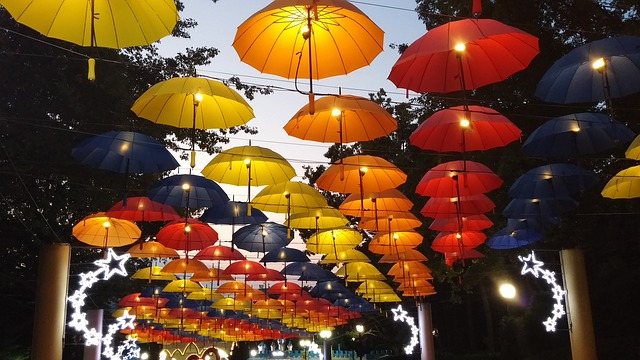
%> input picture Assignment 1/umbrellas.jpg, 640 x 360 px
$ octave exercise1_assignment1.m   (GNU Octave 9; MATLAB toolbox functions it lacks are replaced by stand-ins)
%> lines starting %> are read from the running program, lines starting %| are printed output that depends on the picture; in (x1, y1, x2, y2) boxes, pixels count from 0 and x2, y2 are one past the last pixel; in counts of white or black regions, pixels touching at a corner belong together; the program's own positions count from 1
% Change the current folder to m file one
if(~isdeployed)
	cd(fileparts(which(mfilename)));
end
clc;	% Clear command window.
clear;	% Delete all variables.
close all;	% Close all figure windows except those created by imtool.
imtool close all;	% Close all figure windows created by imtool.
workspace;	% Make sure the workspace panel is showing.

A = imread('umbrellas.jpg'); %Read image and converting to matrix
%> A is the input picture: size 360x640x3 uint8; mean R, G, B 105.2, 72.9, 47.4

figure(1) %Subplot to compare them
subplot(1,3,1); imshow(A); title('IMSHOW'); %Imshow command
subplot(1,3,2); imagesc(A); title('IMAGESC'); %Imagesc command

[h, w, d] = size(A); %Array of dimensions and channels
%> h = 360; w = 640; d = 3
GRAY = rgb2gray(A); %Convert to grayscale
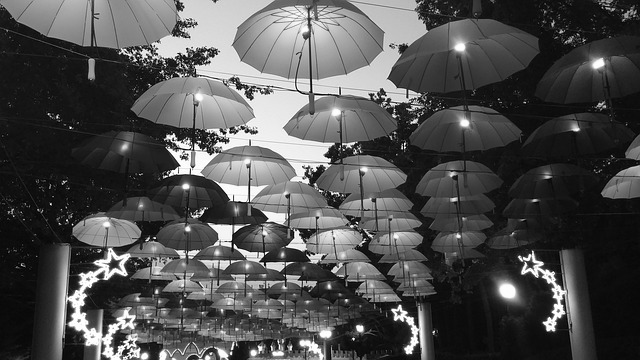
%> GRAY: size 360x640 uint8; min 0, max 255, mean 79.6

subplot(1,3,3);imshow(GRAY); title('GRAY SCALE'); %Show gray scale

figure(2)
subplot(1,3,1), subimage(GRAY,jet); title('JET COLORMAP');%JET COLORMAP
%> after `subimage(GRAY,jet)`:
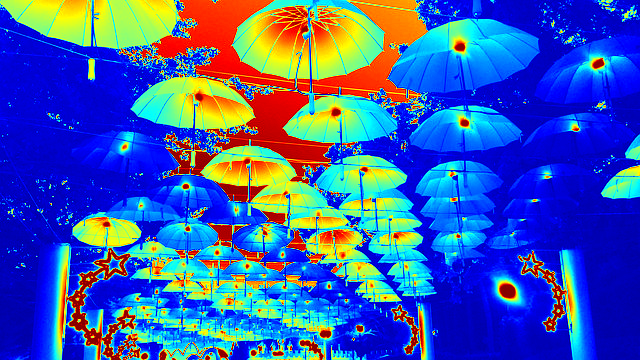
%> displayed picture: size 360x640x3, on the screen's scale of 0 to 255; mean R, G, B 60.2, 90.8, 172.8
subplot(1,3,2), subimage(GRAY,bone); title('BONE COLORMAP');%BONE COLORMAP
subplot(1,3,3), subimage(GRAY,gray); title('GRAY COLORMAP');%GRAY COLORMAP
%> after `title('GRAY COLORMAP')`:
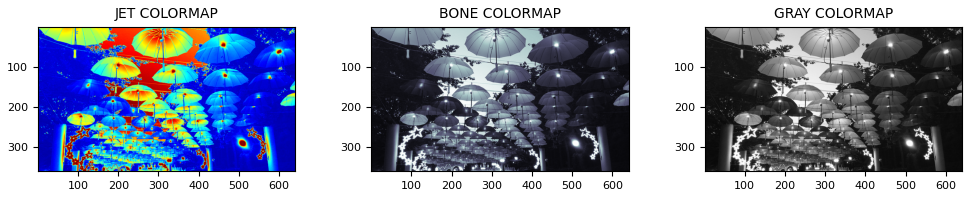
%> figure redrawn from the program's plot data, 3 panels

h1 = (h/2); %Calculate half height
%> h1 = 180
w1 = (w/2); %Calculate half width
%> w1 = 320

%SINCE THE IMAGE IS CONVERTED TO A MATRIX WITH imread THERE IS NO NEED
%TO USE OTHER VARIABLES TO CROP IT, IT IS EASIER TO USE MATRIX PROPERTY
figure(3);
subplot(1,3,1);imshow(A(1:h1,1:w1,:)); title('CROPPED IMAGE');
%> after `imshow(A(1:h1,1:w1,:))`:
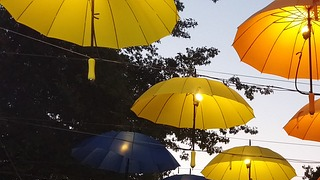
%> displayed picture: size 180x320x3, on the screen's scale of 0 to 255; mean R, G, B 129.9, 109.3, 64

A2 = A; %Saving a copy to change blue channel
A2(1:h1,1:w1,3) = 0; %Changing the blue channel of the cropped part in the original image to 0
subplot(1,3,2);imshow(A2); title('CROPPED PART WITH BLUE CHANNEL AT 0');

B = A(1:h1,1:w1,:); %Isolating the cropped part
B = rgb2gray(B); %Grayscale of the croppedpart
B = 255 - B; %Negative grayscale of the croppedpart
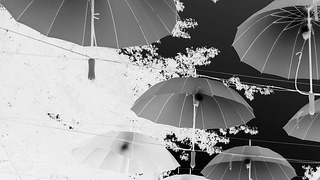
%> B: size 180x320 uint8; min 0, max 255, mean 144.7

A(1:h1,1:w1,1) = B; %Copying value into red channel
A(1:h1,1:w1,2) = B; %Copying value into green channel
A(1:h1,1:w1,3) = B; %Copying value into blu channel
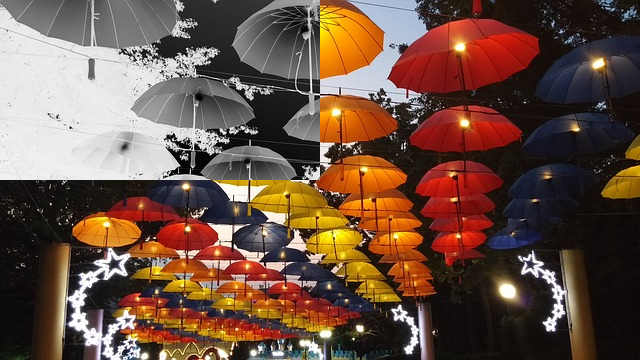
%> A: size 360x640x3 uint8; mean R, G, B 108.9, 81.7, 67.6
subplot(1,3,3);imshow(A); title('COMPLEMENTARY OF GRAYSCALE CROPPED IMAGE');


A_thr = GRAY > 150; % elements with value > 150 are set to 1, others to 0
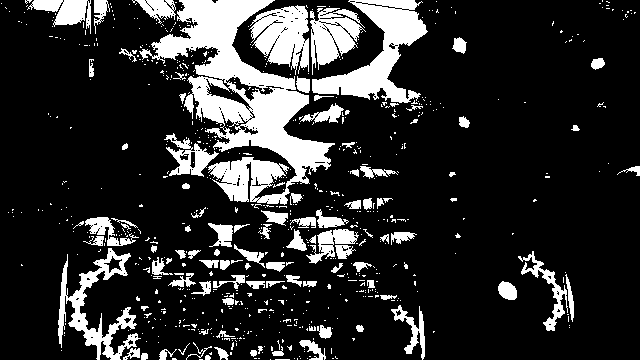
%> A_thr: size 360x640 logical; 17.9% white; 702 white regions (598 under 20 px), largest, box (x1, y1, x2, y2) and area: (139, 0, 335, 205) 14090, (312, 0, 428, 103) 4636, (58, 248, 141, 360) 2720
figure(4);
imagesc(A_thr); colormap(gray); title('Thresholded binary image'); %changing colormap

%Convert the umbrella to double
ADOUBLE = im2double(imread('umbrellas.jpg'));
GRAYDOUBLE = rgb2gray(ADOUBLE);
GRAYDOUBLE64 = GRAYDOUBLE/4; %Changing grayscale to 64-0 (256 levels/4)
GRAYDOUBLE64 = round(GRAYDOUBLE64,3); %Rounding the result to the nearest 3 decimal digits.

figure(5)
subplot(1,2,1); imshow(GRAYDOUBLE64); title('IMSHOW LV 0-64');
subplot(1,2,2); imagesc(GRAYDOUBLE64); title('IMAGESC LV 0-64'); colormap(gray);
%DIFFERENCE BETWEEN IMAGESC AND IMSHOW
%
